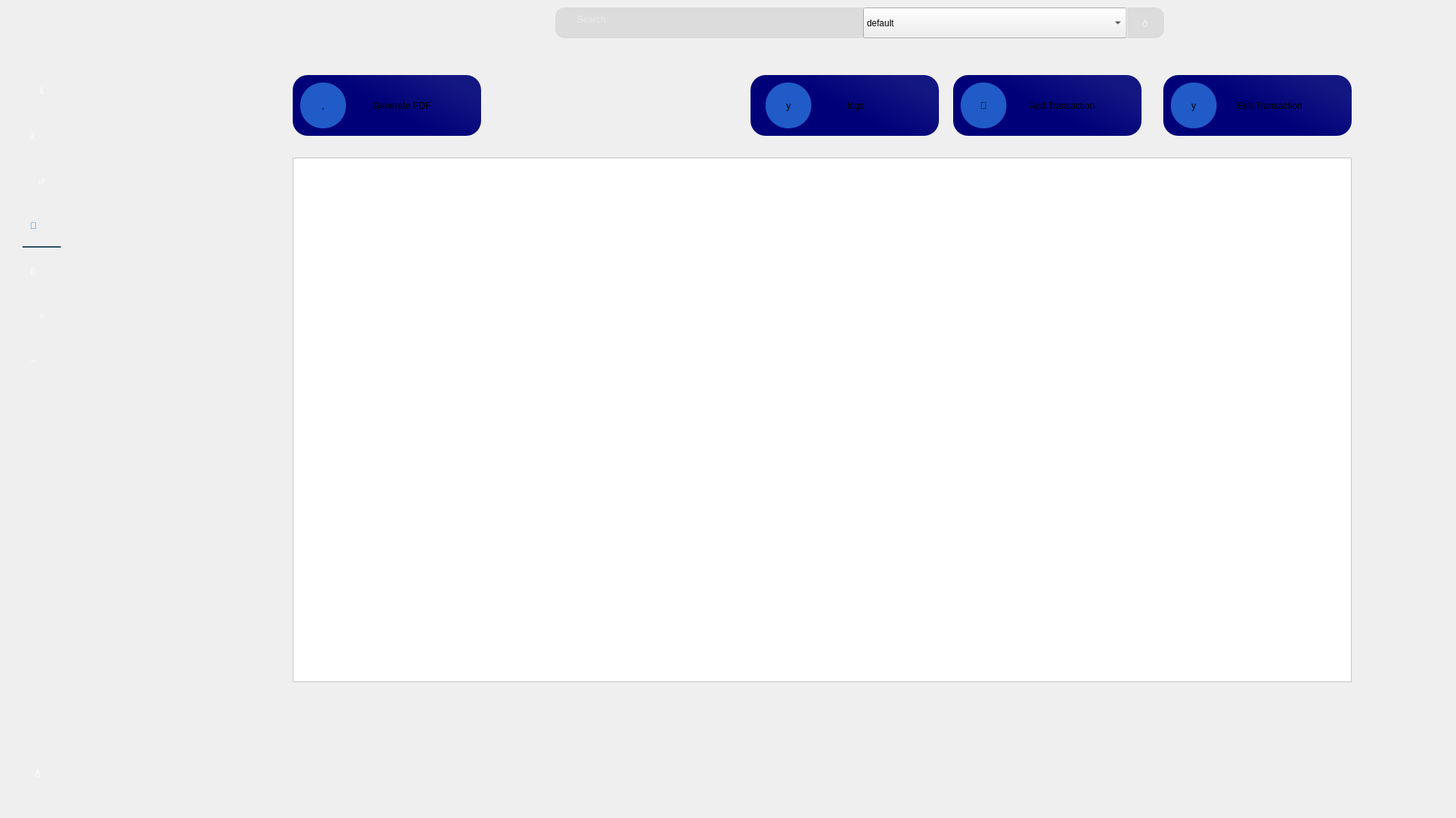
   <widget class="QWidget" name="transaction">
    <property name="styleSheet">
     <string notr="true">QTableView#tableViewtr::item
{
		color:rgb(255, 255, 255);
        background-color:rgba(49,28,71,100);
        border : 2px solid white ;
        font-size : 15px;
        min-width : 200;
        min-height : 200;
        max-width : 400;
        max-height : 400;

}
QHeaderView::section {background-color: rgba(255,255,255,120);
color:black;}
              QHeaderView {background-color: rgba(49,28,71,100);
color:black;}</string>
    </property>
    <widget class="QPushButton" name="hihi_11tr">
     <property name="geometry">
      <rect>
       <x>1280</x>
       <y>110</y>
       <width>61</width>
       <height>61</height>
      </rect>
     </property>
     <property name="toolTipDuration">
      <number>1</number>
     </property>
     <property name="autoFillBackground">
      <bool>false</bool>
     </property>
     <property name="styleSheet">
      <string notr="true">QPushButton#hihi_11tr{
border-radius:30px;
	font: 24pt &quot;dripicons-v2&quot;;
	background-color: rgb(32, 91, 200);
}</string>
     </property>
     <property name="text">
      <string></string>
     </property>
     <property name="iconSize">
      <size>
       <width>40</width>
       <height>40</height>
      </size>
     </property>
     <property name="flat">
      <bool>false</bool>
     </property>
    </widget>
    <widget class="QPushButton" name="hihi_10tr">
     <property name="geometry">
      <rect>
       <x>1270</x>
       <y>100</y>
       <width>251</width>
       <height>81</height>
      </rect>
     </property>
     <property name="toolTipDuration">
      <number>1</number>
     </property>
     <property name="autoFillBackground">
      <bool>false</bool>
     </property>
     <property name="styleSheet">
      <string notr="true">QPushButton#hihi_10tr{
	font: 14pt &quot;MS Shell Dlg 2&quot;;
border-radius:20px;
	background-color: qlineargradient(spread:pad, x1:1, y1:0.386, x2:0.545454, y2:0.665, stop:0 rgba(19, 23, 130, 255), stop:1 rgba(0, 0, 120, 255));
}
QPushButton#hihi_10tr:hover{
border-radius:20px;
color:rgb(255,255,255);
	background-color: qlineargradient(spread:pad, x1:1, y1:0.386, x2:0.545454, y2:0.665, stop:0 rgba(19, 23, 130, 255), stop:1 rgba(0, 0, 200, 255));
	font: 14pt &quot;MS Shell Dlg 2&quot;;
}

</string>
     </property>
     <property name="text">
      <string>            Add Transaction</string>
     </property>
     <property name="iconSize">
      <size>
       <width>40</width>
       <height>40</height>
      </size>
     </property>
     <property name="flat">
      <bool>false</bool>
     </property>
    </widget>
    <widget class="QPushButton" name="hihi_9tr">
     <property name="geometry">
      <rect>
       <x>400</x>
       <y>110</y>
       <width>61</width>
       <height>61</height>
      </rect>
     </property>
     <property name="toolTipDuration">
      <number>1</number>
     </property>
     <property name="autoFillBackground">
      <bool>false</bool>
     </property>
     <property name="styleSheet">
      <string notr="true">QPushButton#hihi_9tr{
border-radius:30px;
	font: 24pt &quot;dripicons-v2&quot;;
	background-color: rgb(32, 91, 200);
}</string>
     </property>
     <property name="text">
      <string>,</string>
     </property>
     <property name="iconSize">
      <size>
       <width>40</width>
       <height>40</height>
      </size>
     </property>
     <property name="flat">
      <bool>false</bool>
     </property>
    </widget>
    <widget class="QPushButton" name="hihi_8tr">
     <property name="geometry">
      <rect>
       <x>390</x>
       <y>100</y>
       <width>251</width>
       <height>81</height>
      </rect>
     </property>
     <property name="toolTipDuration">
      <number>1</number>
     </property>
     <property name="autoFillBackground">
      <bool>false</bool>
     </property>
     <property name="styleSheet">
      <string notr="true">QPushButton#hihi_8tr{
	font: 14pt &quot;MS Shell Dlg 2&quot;;
border-radius:20px;
	background-color: qlineargradient(spread:pad, x1:1, y1:0.386, x2:0.545454, y2:0.665, stop:0 rgba(19, 23, 130, 255), stop:1 rgba(0, 0, 120, 255));
}
QPushButton#hihi_8tr:hover{
border-radius:20px;
color:rgb(255,255,255);
	background-color: qlineargradient(spread:pad, x1:1, y1:0.386, x2:0.545454, y2:0.665, stop:0 rgba(19, 23, 130, 255), stop:1 rgba(0, 0, 200, 255));
	font: 14pt &quot;MS Shell Dlg 2&quot;;
}

</string>
     </property>
     <property name="text">
      <string>            Generate PDF</string>
     </property>
     <property name="iconSize">
      <size>
       <width>40</width>
       <height>40</height>
      </size>
     </property>
     <property name="flat">
      <bool>false</bool>
     </property>
    </widget>
    <widget class="QLabel" name="label_69">
     <property name="geometry">
      <rect>
       <x>30</x>
       <y>310</y>
       <width>51</width>
       <height>20</height>
      </rect>
     </property>
     <property name="styleSheet">
      <string notr="true">background-color: rgba(0, 0, 0,0);
font: 12pt &quot;MS Shell Dlg 2&quot;;
border: 2px solid rgba(0,0,0,0);
border-bottom-color:rgba(46,82,101,255);
color:rgb(255,255,255);
padding-bottom:7px;
border-radius:0px;</string>
     </property>
     <property name="text">
      <string/>
     </property>
    </widget>
    <widget class="QLabel" name="label_66">
     <property name="geometry">
      <rect>
       <x>40</x>
       <y>340</y>
       <width>41</width>
       <height>41</height>
      </rect>
     </property>
     <property name="styleSheet">
      <string notr="true">QLabel#label_66
{
font: 24pt &quot;dripicons-v2&quot;;
border:none;
background-color:transparent;
color:rgba(255,255,255,150);
}
QLabel#label_66:hover
{
font: 24pt &quot;dripicons-v2&quot;;
border:none;
background-color:transparent;
color:rgba(255,255,255,255);
}</string>
     </property>
     <property name="text">
      <string></string>
     </property>
    </widget>
    <widget class="QLabel" name="label_60">
     <property name="geometry">
      <rect>
       <x>40</x>
       <y>160</y>
       <width>41</width>
       <height>41</height>
      </rect>
     </property>
     <property name="styleSheet">
      <string notr="true">QLabel#label_60
{
font: 24pt &quot;dripicons-v2&quot;;
border:none;
background-color:transparent;
color:rgba(255,255,255,150);
}
QLabel#label_60:hover
{
font: 24pt &quot;dripicons-v2&quot;;
border:none;
background-color:transparent;
color:rgba(255,255,255,255);
}</string>
     </property>
     <property name="text">
      <string></string>
     </property>
    </widget>
    <widget class="QLabel" name="label_61">
     <property name="geometry">
      <rect>
       <x>110</x>
       <y>0</y>
       <width>1821</width>
       <height>71</height>
      </rect>
     </property>
     <property name="styleSheet">
      <string notr="true">background-color: qlineargradient(spread:pad, x1:0.363591, y1:0.285, x2:0.67, y2:1, stop:0 rgba(	0,	0,0, 255), stop:1 rgba(0,0,0, 100));

</string>
     </property>
     <property name="text">
      <string/>
     </property>
    </widget>
    <widget class="QPushButton" name="hihi_13">
     <property name="geometry">
      <rect>
       <x>30</x>
       <y>220</y>
       <width>51</width>
       <height>41</height>
      </rect>
     </property>
     <property name="toolTipDuration">
      <number>1</number>
     </property>
     <property name="autoFillBackground">
      <bool>false</bool>
     </property>
     <property name="styleSheet">
      <string notr="true">QPushButton#hihi_13
{
font: 24pt &quot;dripicons-v2&quot;;
border:none;
background-color:transparent;
color:rgba(255,255,255,150);
}
QPushButton#hihi_13:hover
{
font: 24pt &quot;dripicons-v2&quot;;
border:none;
background-color:transparent;
color:rgba(255,255,255,255);
}</string>
     </property>
     <property name="text">
      <string></string>
     </property>
     <property name="iconSize">
      <size>
       <width>40</width>
       <height>40</height>
      </size>
     </property>
     <property name="flat">
      <bool>false</bool>
     </property>
    </widget>
    <widget class="QLabel" name="label_59">
     <property name="geometry">
      <rect>
       <x>0</x>
       <y>0</y>
       <width>101</width>
       <height>1081</height>
      </rect>
     </property>
     <property name="styleSheet">
      <string notr="true">background-color: qlineargradient(spread:pad, x1:0.363591, y1:0.285, x2:0.67, y2:1, stop:0 rgba(	0,	0,0, 255), stop:1 rgba(0,0,0, 100));
</string>
     </property>
     <property name="text">
      <string/>
     </property>
    </widget>
    <widget class="QLabel" name="label_67">
     <property name="geometry">
      <rect>
       <x>40</x>
       <y>460</y>
       <width>41</width>
       <height>41</height>
      </rect>
     </property>
     <property name="styleSheet">
      <string notr="true">QLabel#label_67
{
font: 24pt &quot;dripicons-v2&quot;;
border:none;
background-color:transparent;
color:rgba(255,255,255,150);
}
QLabel#label_67:hover
{
font: 24pt &quot;dripicons-v2&quot;;
border:none;
background-color:transparent;
color:rgba(255,255,255,255);
}</string>
     </property>
     <property name="text">
      <string>~</string>
     </property>
    </widget>
    <widget class="QLabel" name="label_64">
     <property name="geometry">
      <rect>
       <x>30</x>
       <y>10</y>
       <width>71</width>
       <height>61</height>
      </rect>
     </property>
     <property name="text">
      <string/>
     </property>
     <property name="pixmap">
      <pixmap>D:/Untitled design (3).png</pixmap>
     </property>
    </widget>
    <widget class="QLabel" name="label_70">
     <property name="geometry">
      <rect>
       <x>40</x>
       <y>280</y>
       <width>41</width>
       <height>41</height>
      </rect>
     </property>
     <property name="styleSheet">
      <string notr="true">font: 24pt &quot;dripicons-v2&quot;;
border:none;
background-color:transparent;
color:rgba(0,125,236,255);</string>
     </property>
     <property name="text">
      <string></string>
     </property>
    </widget>
    <widget class="QPushButton" name="hihi_14">
     <property name="geometry">
      <rect>
       <x>30</x>
       <y>100</y>
       <width>51</width>
       <height>41</height>
      </rect>
     </property>
     <property name="toolTipDuration">
      <number>1</number>
     </property>
     <property name="autoFillBackground">
      <bool>false</bool>
     </property>
     <property name="styleSheet">
      <string notr="true">QPushButton#hihi_14
{
font: 24pt &quot;dripicons-v2&quot;;
border:none;
background-color:transparent;
color:rgba(255,255,255,150);
}
QPushButton#hihi_14:hover
{
font: 24pt &quot;dripicons-v2&quot;;
border:none;
background-color:transparent;
color:rgba(255,255,255,255);
}</string>
     </property>
     <property name="text">
      <string></string>
     </property>
     <property name="iconSize">
      <size>
       <width>40</width>
       <height>40</height>
      </size>
     </property>
     <property name="flat">
      <bool>false</bool>
     </property>
    </widget>
    <widget class="QPushButton" name="gg_7">
     <property name="geometry">
      <rect>
       <x>20</x>
       <y>1000</y>
       <width>61</width>
       <height>61</height>
      </rect>
     </property>
     <property name="styleSheet">
      <string notr="true">QPushButton#gg_7
{
font: 40pt &quot;dripicons-v2&quot;;
border:none;
background-color:transparent;
color:rgba(255,255,255,150);
}
QPushButton#gg_7:hover
{
font: 40pt &quot;dripicons-v2&quot;;
border:none;
background-color:transparent;
color:rgba(255,115,0,255);
}</string>
     </property>
     <property name="text">
      <string></string>
     </property>
    </widget>
    <widget class="QPushButton" name="hihi_11tr_2">
     <property name="geometry">
      <rect>
       <x>1560</x>
       <y>110</y>
       <width>61</width>
       <height>61</height>
      </rect>
     </property>
     <property name="toolTipDuration">
      <number>1</number>
     </property>
     <property name="autoFillBackground">
      <bool>false</bool>
     </property>
     <property name="styleSheet">
      <string notr="true">QPushButton#hihi_11tr_2{
border-radius:30px;
	font: 24pt &quot;dripicons-v2&quot;;
	background-color: rgb(32, 91, 200);
}</string>
     </property>
     <property name="text">
      <string>y</string>
     </property>
     <property name="iconSize">
      <size>
       <width>40</width>
       <height>40</height>
      </size>
     </property>
     <property name="flat">
      <bool>false</bool>
     </property>
    </widget>
    <widget class="QPushButton" name="hihi_10tr_2">
     <property name="geometry">
      <rect>
       <x>1550</x>
       <y>100</y>
       <width>251</width>
       <height>81</height>
      </rect>
     </property>
     <property name="toolTipDuration">
      <number>1</number>
     </property>
     <property name="autoFillBackground">
      <bool>false</bool>
     </property>
     <property name="styleSheet">
      <string notr="true">QPushButton#hihi_10tr_2{
	font: 14pt &quot;MS Shell Dlg 2&quot;;
border-radius:20px;
	background-color: qlineargradient(spread:pad, x1:1, y1:0.386, x2:0.545454, y2:0.665, stop:0 rgba(19, 23, 130, 255), stop:1 rgba(0, 0, 120, 255));
}
QPushButton#hihi_10tr_2:hover{
border-radius:20px;
color:rgb(255,255,255);
	background-color: qlineargradient(spread:pad, x1:1, y1:0.386, x2:0.545454, y2:0.665, stop:0 rgba(19, 23, 130, 255), stop:1 rgba(0, 0, 200, 255));
	font: 14pt &quot;MS Shell Dlg 2&quot;;
}

</string>
     </property>
     <property name="text">
      <string>          Edit Transaction</string>
     </property>
     <property name="iconSize">
      <size>
       <width>40</width>
       <height>40</height>
      </size>
     </property>
     <property name="flat">
      <bool>false</bool>
     </property>
    </widget>
    <widget class="QPushButton" name="hihi_18">
     <property name="geometry">
      <rect>
       <x>30</x>
       <y>400</y>
       <width>51</width>
       <height>41</height>
      </rect>
     </property>
     <property name="toolTipDuration">
      <number>1</number>
     </property>
     <property name="autoFillBackground">
      <bool>false</bool>
     </property>
     <property name="styleSheet">
      <string notr="true">QPushButton#hihi_18
{
font: 24pt &quot;dripicons-v2&quot;;
border:none;
background-color:transparent;
color:rgba(255,255,255,150);
}
QPushButton#hihi_18:hover
{
font: 24pt &quot;dripicons-v2&quot;;
border:none;
background-color:transparent;
color:rgba(255,255,255,255);
}</string>
     </property>
     <property name="text">
      <string>#</string>
     </property>
     <property name="iconSize">
      <size>
       <width>40</width>
       <height>40</height>
      </size>
     </property>
     <property name="flat">
      <bool>false</bool>
     </property>
    </widget>
    <widget class="QTableView" name="tableViewtr">
     <property name="geometry">
      <rect>
       <x>390</x>
       <y>210</y>
       <width>1411</width>
       <height>699</height>
      </rect>
     </property>
     <property name="styleSheet">
      <string notr="true">background-color:rgb(255, 255, 255);</string>
     </property>
     <attribute name="horizontalHeaderCascadingSectionResizes">
      <bool>true</bool>
     </attribute>
     <attribute name="horizontalHeaderShowSortIndicator" stdset="0">
      <bool>true</bool>
     </attribute>
     <attribute name="horizontalHeaderStretchLastSection">
      <bool>true</bool>
     </attribute>
     <attribute name="verticalHeaderCascadingSectionResizes">
      <bool>true</bool>
     </attribute>
     <attribute name="verticalHeaderShowSortIndicator" stdset="0">
      <bool>true</bool>
     </attribute>
     <attribute name="verticalHeaderStretchLastSection">
      <bool>true</bool>
     </attribute>
    </widget>
    <widget class="QTextEdit" name="textEdittr_3">
     <property name="geometry">
      <rect>
       <x>740</x>
       <y>10</y>
       <width>811</width>
       <height>41</height>
      </rect>
     </property>
     <property name="layoutDirection">
      <enum>Qt::LeftToRight</enum>
     </property>
     <property name="styleSheet">
      <string notr="true">border:1 px solid #ced4da;
border-radius:12px;
padding-left:25px;
padding-top:5px;
background:rgba(190,190,190,100);
color : rgba(255,255,255,200);
font: 14pt &quot;MS Shell Dlg 2&quot;;</string>
     </property>
     <property name="placeholderText">
      <string>Search</string>
     </property>
    </widget>
    <widget class="QLabel" name="label_47tr_4">
     <property name="geometry">
      <rect>
       <x>1150</x>
       <y>10</y>
       <width>16</width>
       <height>41</height>
      </rect>
     </property>
     <property name="styleSheet">
      <string notr="true">background-color: rgba(0, 0, 0,0);
font: 12pt &quot;MS Shell Dlg 2&quot;;
border: 2px solid rgba(0,0,0,0);
border-left-color:rgba(255,255,255,100);
color:rgb(255,255,255);
padding-bottom:7px;
border-radius:0px;</string>
     </property>
     <property name="text">
      <string/>
     </property>
    </widget>
    <widget class="QComboBox" name="comboBox_5">
     <property name="geometry">
      <rect>
       <x>1150</x>
       <y>10</y>
       <width>351</width>
       <height>41</height>
      </rect>
     </property>
     <property name="styleSheet">
      <string notr="true">#comboBox_5
{
border:1 px solid #ced4da;

padding-left:10px;
background:transparent;
color : rgba(255,255,255,200);
font: 12pt &quot;MS Shell Dlg 2&quot;;
}
#comboBox_5::drop-down{
border:0px;
}
#comboBox_5::down-arrow{
image:url(D:\Untitled_design__5_-removebg-preview.png);
width:30px;
height:30px;
margin-right:18px;
}
#comboBox_5 QListView{
border:1 px solid #ced4da;
font-size:12px &quot;MS Shell Dlg 2&quot;;
padding:5px;
outline:0px;
border-radius:20px;
selection-background-color: rgba(190,190,190,100);
background-color:rgba(190,190,190,100);
}
#comboBox_5 QListView::item{
font-size:12px &quot;MS Shell Dlg 2&quot;;
selection-background-color:rgba(190,190,190,100);
background-color:rgba(190,190,190,100);
border-radius:12px;
}
#comboBox_5 QListView::item:hover{
font-size:12px &quot;MS Shell Dlg 2&quot;;
selection-background-color:rgba(190,190,190,100);
background-color:rgba(190,190,190,100);
border-radius:12px;
}</string>
     </property>
     <item>
      <property name="text">
       <string>default</string>
      </property>
     </item>
     <item>
      <property name="text">
       <string>date transaction from oldest to newest </string>
      </property>
     </item>
     <item>
      <property name="text">
       <string>date transaction from newest to oldest</string>
      </property>
     </item>
     <item>
      <property name="text">
       <string>montant from highest to lowest</string>
      </property>
     </item>
     <item>
      <property name="text">
       <string>montant from lowest to highest</string>
      </property>
     </item>
    </widget>
    <widget class="QPushButton" name="gg_2tr_3">
     <property name="geometry">
      <rect>
       <x>1510</x>
       <y>10</y>
       <width>31</width>
       <height>41</height>
      </rect>
     </property>
     <property name="styleSheet">
      <string notr="true">QPushButton#gg_2tr_3
{
font: 20pt &quot;dripicons-v2&quot;;
border:none;
background-color:transparent;
color:rgba(255,255,255,150);
}
QPushButton#gg_2tr_3:hover
{
font: 20pt &quot;dripicons-v2&quot;;
border:none;
background-color:transparent;
color:rgba(255,255,255,255);
}</string>
     </property>
     <property name="text">
      <string></string>
     </property>
    </widget>
    <widget class="QLabel" name="label_47tr_5">
     <property name="geometry">
      <rect>
       <x>1500</x>
       <y>10</y>
       <width>16</width>
       <height>41</height>
      </rect>
     </property>
     <property name="styleSheet">
      <string notr="true">background-color: rgba(0, 0, 0,0);
font: 12pt &quot;MS Shell Dlg 2&quot;;
border: 2px solid rgba(0,0,0,0);
border-left-color:rgba(255,255,255,100);
color:rgb(255,255,255);
padding-bottom:7px;
border-radius:0px;</string>
     </property>
     <property name="text">
      <string/>
     </property>
    </widget>
    <widget class="QPushButton" name="hihi_10tr_3">
     <property name="geometry">
      <rect>
       <x>1000</x>
       <y>100</y>
       <width>251</width>
       <height>81</height>
      </rect>
     </property>
     <property name="toolTipDuration">
      <number>1</number>
     </property>
     <property name="autoFillBackground">
      <bool>false</bool>
     </property>
     <property name="styleSheet">
      <string notr="true">QPushButton#hihi_10tr_3{
	font: 14pt &quot;MS Shell Dlg 2&quot;;
border-radius:20px;
	background-color: qlineargradient(spread:pad, x1:1, y1:0.386, x2:0.545454, y2:0.665, stop:0 rgba(19, 23, 130, 255), stop:1 rgba(0, 0, 120, 255));
}
QPushButton#hihi_10tr_3:hover{
border-radius:20px;
color:rgb(255,255,255);
	background-color: qlineargradient(spread:pad, x1:1, y1:0.386, x2:0.545454, y2:0.665, stop:0 rgba(19, 23, 130, 255), stop:1 rgba(0, 0, 200, 255));
	font: 14pt &quot;MS Shell Dlg 2&quot;;
}

</string>
     </property>
     <property name="text">
      <string>         logs</string>
     </property>
     <property name="iconSize">
      <size>
       <width>40</width>
       <height>40</height>
      </size>
     </property>
     <property name="flat">
      <bool>false</bool>
     </property>
    </widget>
    <widget class="QPushButton" name="hihi_11tr_3">
     <property name="geometry">
      <rect>
       <x>1020</x>
       <y>110</y>
       <width>61</width>
       <height>61</height>
      </rect>
     </property>
     <property name="toolTipDuration">
      <number>1</number>
     </property>
     <property name="autoFillBackground">
      <bool>false</bool>
     </property>
     <property name="styleSheet">
      <string notr="true">QPushButton#hihi_11tr_3{
border-radius:30px;
	font: 24pt &quot;dripicons-v2&quot;;
	background-color: rgb(32, 91, 200);
}</string>
     </property>
     <property name="text">
      <string>y</string>
     </property>
     <property name="iconSize">
      <size>
       <width>40</width>
       <height>40</height>
      </size>
     </property>
     <property name="flat">
      <bool>false</bool>
     </property>
    </widget>
    <zorder>hihi_10tr_2</zorder>
    <zorder>label_61</zorder>
    <zorder>label_59</zorder>
    <zorder>hihi_10tr</zorder>
    <zorder>hihi_8tr</zorder>
    <zorder>hihi_11tr</zorder>
    <zorder>hihi_9tr</zorder>
    <zorder>hihi_13</zorder>
    <zorder>label_66</zorder>
    <zorder>label_60</zorder>
    <zorder>label_69</zorder>
    <zorder>label_67</zorder>
    <zorder>label_64</zorder>
    <zorder>label_70</zorder>
    <zorder>hihi_14</zorder>
    <zorder>gg_7</zorder>
    <zorder>hihi_11tr_2</zorder>
    <zorder>hihi_18</zorder>
    <zorder>tableViewtr</zorder>
    <zorder>textEdittr_3</zorder>
    <zorder>label_47tr_4</zorder>
    <zorder>comboBox_5</zorder>
    <zorder>gg_2tr_3</zorder>
    <zorder>label_47tr_5</zorder>
    <zorder>hihi_10tr_3</zorder>
    <zorder>hihi_11tr_3</zorder>
   </widget>
